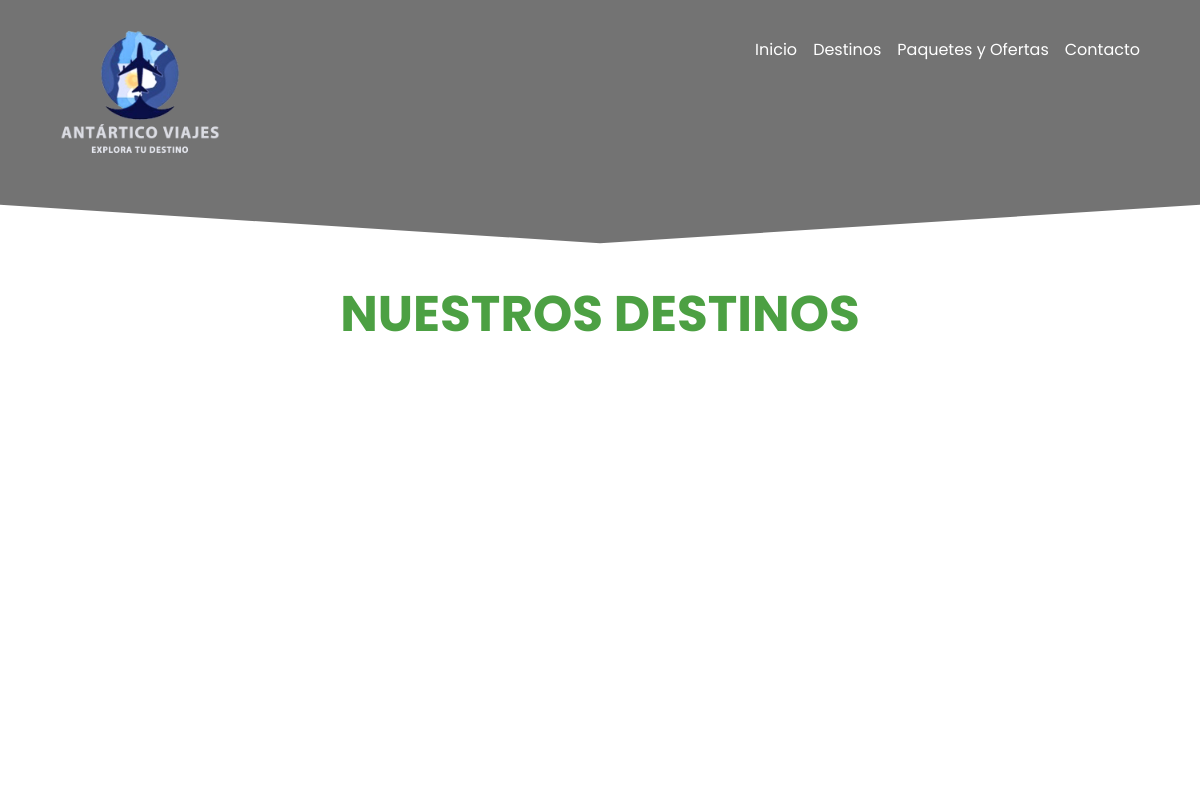
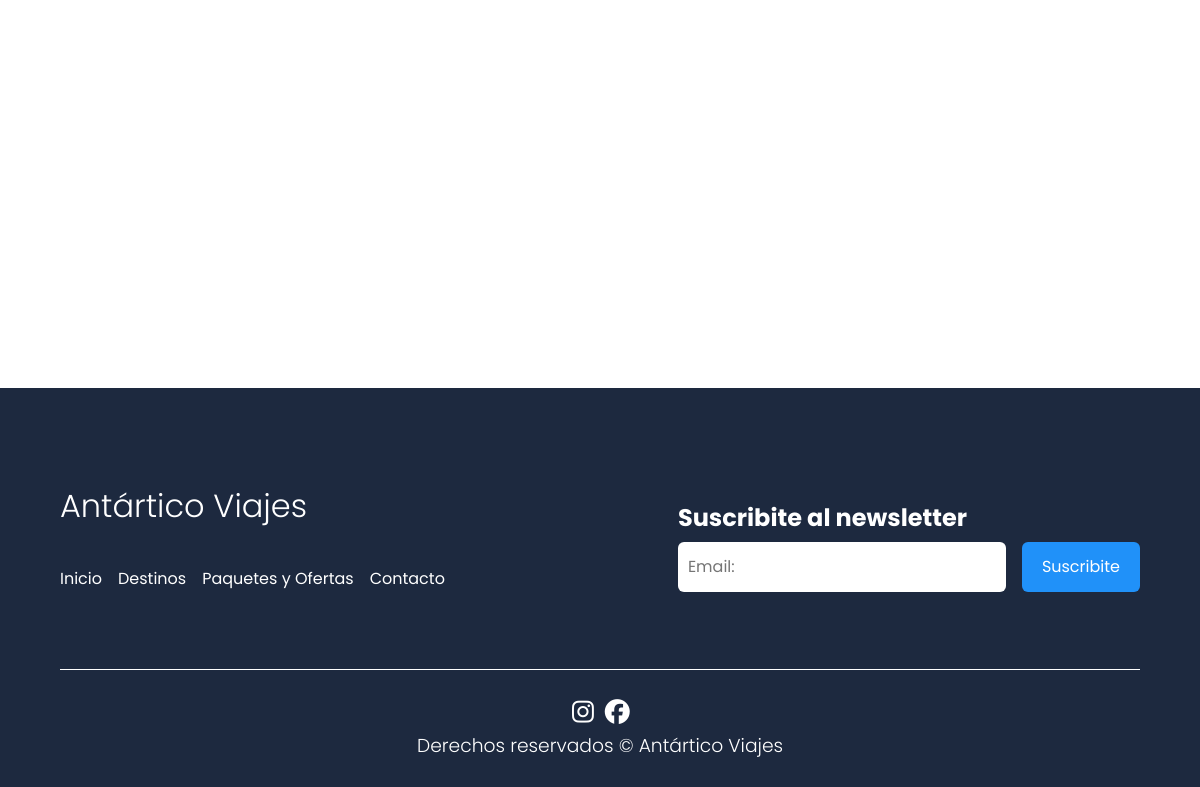
The page /destinations on the database as committed earlier (2 pictures, top to bottom).
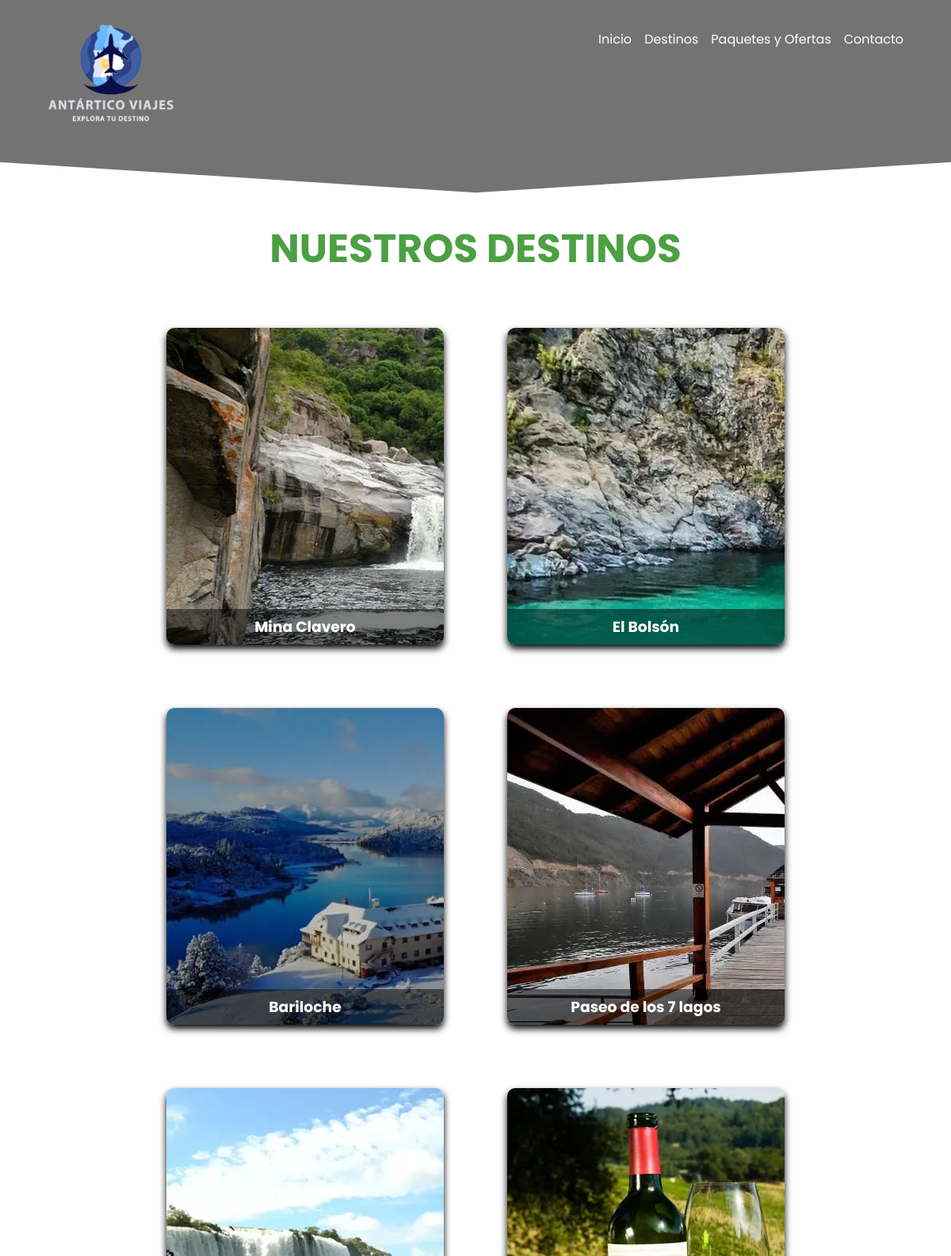
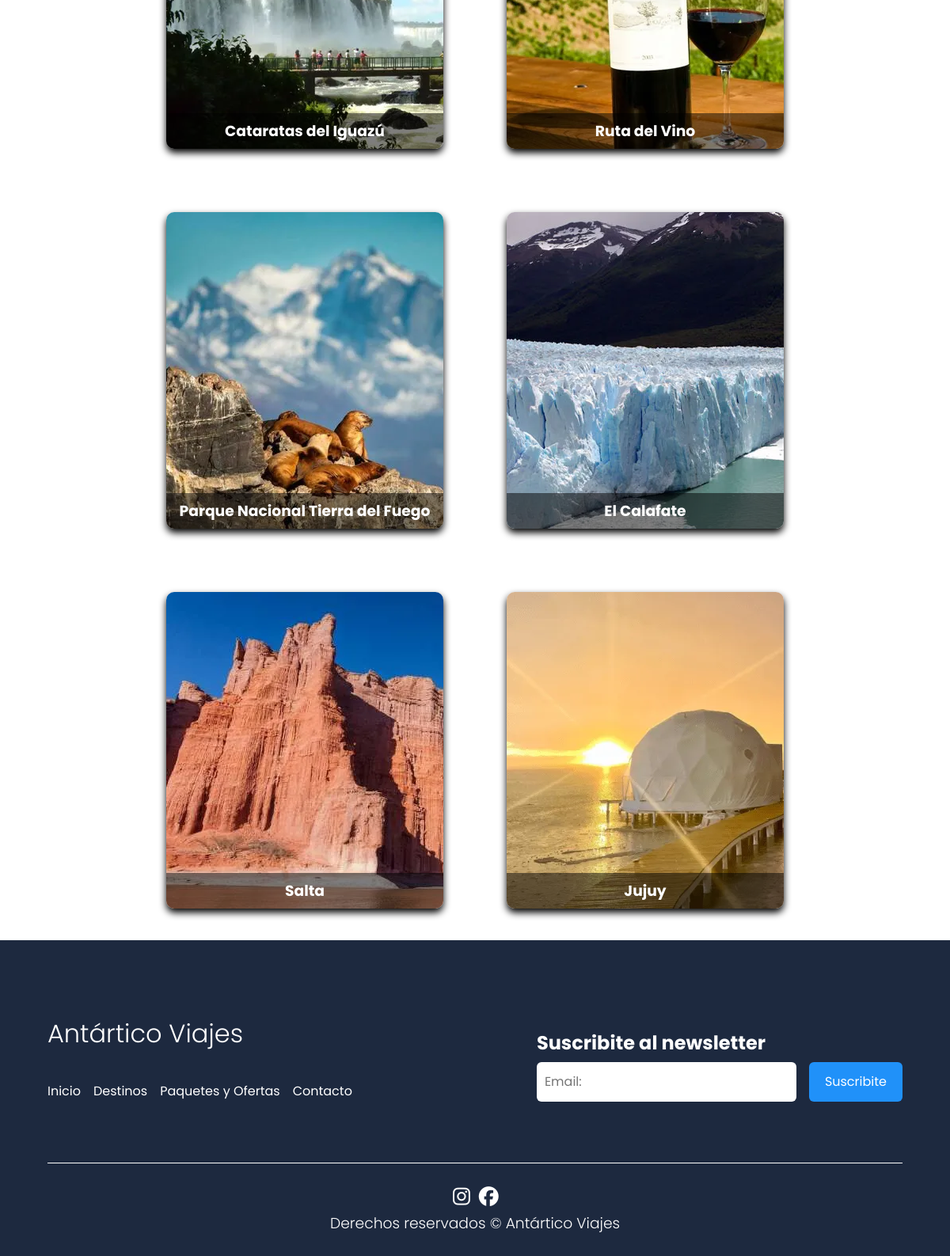
The same page on the database as committed later (2 pictures, top to bottom).
### destinations/models.py (models this page shows, shortened)
class Flip_card(models.Model):
    image_front = models.ImageField(verbose_name='Imagen frente', upload_to='destinations_media')
    title_front = models.CharField(max_length=100, verbose_name='Título frente')
    title_back = models.CharField(max_length=100, verbose_name='Título posterior')
    description_back = models.TextField(verbose_name='Descripción posterior')
    link_back = models.URLField(verbose_name='Enlace')
    created = models.DateTimeField(auto_now_add=True, verbose_name='Fecha de registro')
    updated = models.DateTimeField(auto_now=True, verbose_name='Fecha de modificación')
    class Meta:
        verbose_name = 'Tarjeta giratoria'
        verbose_name_plural = 'Tarjetas giratorias'
        ordering = ['created']

### destinations/views.py (the view)
# urls.py: path('destinations', destinations_views.destinations, name='destinations'),
def destinations(request):
    Flip_cards = Flip_card.objects.all()
    return render(request, "destinations/destinations.html", {'Flip_cards':Flip_cards})

### destinations/templates/destinations/destinations.html (shortened to what this page needs)
{% extends "core/base.html" %}
{% load static %}
<link rel="stylesheet" href="{% block styles %} {% static 'core/css/destinations.css' %} {% endblock %}">
{% block index %} target="_blank" {% endblock%}
{% block destinations %} {% endblock %}
    {% block main %}
        <h1>NUESTROS DESTINOS</h1>
        <section class="main">
            {% for Flip_card in Flip_cards %}
            <section class="card">
                <div class="face front">
                    <img src="{{Flip_card.image_front.url}}" alt="mina clavero">
                    <h3>{{Flip_card.title_front}}</h3>
                </div>
                <div class="face back">
                    <h3>{{Flip_card.title_back}}</h3>
                    <p>{{Flip_card.description_back}}</p>
                    <div class="link_face back">
                        <a href="{{Flip_card.link_back}}" target="_blank">Más información</a>
                    </div>
                </div>
            </section>
            {% endfor %}
        </section>
    {% endblock %}
    {% block footer_index %} target="_blank" {% endblock%}
    {% block footer_destinations %} {% endblock %}

### core/templates/core/base.html (shortened to what this page needs)
<!DOCTYPE html>
<html lang="es">
<head>
    {% load static %}
    <link rel="stylesheet" href="{% static 'core/css/normalize.css' %}">
    <link rel="stylesheet" href="{% block styles %}{% static 'core/css/index.css' %}{% endblock %}">
    <link rel="stylesheet" href="https://cdnjs.cloudflare.com/ajax/libs/font-awesome/6.4.2/css/all.min.css" />
</head>
<body>
    <header class="hero">
        <nav class="nav container">
            <div class="nav_logo">
                <img src="{% static 'core/img/Logotype-white.png' %}" alt="logotype-white">
            </div>
            <ul class="nav_link nav_link--menu">
                <li class="nav_items">
                    <a href="{% url 'index' %}" class="nav_links" {% block index%} {% endblock%}>Inicio</a>
                </li>
                <li class="nav_items">
                    <a href="{% url 'destinations' %}" class="nav_links" {% block destinations %}target="_blank" {% endblock %}>Destinos</a>
                </li>
                <li class="nav_items">
                    <a href="{% url 'packages' %}" class="nav_links" {% block packages %}target="_blank" {% endblock %}>Paquetes y Ofertas</a>
                </li>
                <li class="nav_items">
                    <a href="{% url 'contact' %}" class="nav_links" {% block contact %}target="_blank" {% endblock %}>Contacto</a>
                </li>
            </ul>
        </nav>
    </header>
    <main> {% block main %}{% endblock %}</main>
    <footer class="footer">{% block foot %}
        <section class="footer_container container">
            <nav class="nav nav--footer">
                <h2 class="footer_title">Antártico Viajes</h2>
                <ul class="nav_link nav_link--footer">
                    <li class="nav_items">
                        <a href="{% url 'index' %}" class="nav_links" {% block footer_index %} {% endblock %}>Inicio</a>
                    </li>
                    <li class="nav_items">
                        <a href="{% url 'destinations' %}" class="nav_links" {% block footer_destinations %}target="_blank" {% endblock %}>Destinos</a>
                    </li>
                    <li class="nav_items">
                        <a href="{% url 'packages' %}" class="nav_links" {% block footer_packages %}target="_blank" {% endblock %}>Paquetes y Ofertas</a>
                    </li>
                    <li class="nav_items">
                        <a href="{% url 'contact' %}" class="nav_links" {% block footer_contact %}target="_blank" {% endblock %}>Contacto</a>
                    </li>
                </ul>
            </nav>
            {% block footer %}<form class="footer_form">
                <h2 class="footer_newsletter">Suscribite al newsletter</h2>
                <div class="footer_inputs">
                    <input type="email" placeholder="Email:" class="footer_input">
                    <input type="submit" value="Suscribite" class="footer_submit">
                </div>
            </form>{% endblock %}
        </section>
        <section class="footer_copy container">
            <div class="footer_social">
                <a href="{% url 'index' %}" class="footer_icons"><i class="fa-brands fa-instagram footer_img"></i></a>
                <a href="{% url 'index' %}" class="footer_icons"><i class="fa-brands fa-facebook footer_img"></i></a>
            </div>
            <h3 class="footer_copyright">Derechos reservados &copy; Antártico Viajes</h3>
        </section>
    {% endblock %}</footer>
</body>
</html>

### core/static/core/css/destinations.css (style rules this page uses)
:root { --padding-container:100px 0; --color-title: #001A49; }
body { font-family: 'Poppins', sans-serif; }
.container { width: 90%; max-width: 1200px; margin: 0 auto; overflow: hidden; padding: var(--padding-container); }
.hero { width: 100%; height: 32vh; position: relative; display: grid; grid-template-rows:100px 1fr; color: #fff; }
.hero::before { content: ""; position: absolute; top: 0; left: 0; width: 100%; height: 32vh; background-image: linear-gradient(180deg, #0000008c 0%,#0000008c 100%), url('../img/hero.jpg'); background-size: cover; clip-path: polygon(0 0, 100% 0, 100% 80%, 50% 95%, 0 80%); z-index: -1; }
.nav { --padding-container: 0; height: 100%; display: flex; align-items: center; }
.nav_logo img { max-width: 160px; display: block; align-content: center; overflow: hidden; position: absolute; top: 30px; }
.nav_link { margin-left: auto; padding: 0; display: grid; grid-auto-flow: column; grid-auto-columns: max-content; gap: 1em; }
.nav_items { list-style: none; }
.nav_links { color: #fff; text-decoration: none; }
main h1 { text-align: center; align-content: center; padding-top: 30px; padding-bottom: 30px; color:#4ca043; font-size: 50px; }
.main { display: flex; flex-wrap: wrap; align-items: center; justify-content: center; min-height: 100vh; }
.card { position: relative; width: 350px; height: 400px; margin: 40px; }
.card .face { position: absolute; width: 100%; height: 100%; backface-visibility: hidden; border-radius: 10px; overflow: hidden; transition: .5s; box-shadow: 0 5px 10px #000; }
.card .front { transform: perspective(600px) rotateY('0deg'); }
.card .front h3 { width: 100%; height: 45px; line-height: 45px; color: #fff; position: absolute; bottom: 0; background-color: rgba(0, 0, 0, .5); text-align: center; }
.card .back { transform: perspective(600px) rotateY(180deg); background-color: rgb(206, 189, 134); padding: 15px; color: #001A49; display: flex; flex-direction: column; justify-content: space-between; text-align: center; }
.card .back h3 { font-size: 30px; margin-top: 20px; letter-spacing: 2px; }
.card .back p { letter-spacing: 1px; }
.card .back .link_face { border-top: solid 1px #fff; height: 70px; line-height: 50px; }
.card .back .link_face a { color: #000; }
.footer { background-color: #1d293f; }
.footer_title { font-weight: 300; font-size: 2rem; margin-bottom: 30px; }
.footer_title, .footer_newsletter { color: #fff; }
.footer_container { display: flex; justify-content: space-between; align-items: center; border-bottom: 1px solid #fff; padding-bottom: 60px; }
.nav--footer { padding-bottom: 20px; display: grid; gap: 1em; grid-auto-flow: row; height: 100%; }
.nav_link--footer { display: flex; margin: 0; margin-right: 20px; flex-wrap: wrap; list-style: none; }
.footer_inputs { margin-top: 10px; display: flex; overflow: hidden; }
.footer_input { background-color: #fff; height: 50px; display: block; padding-left: 10px; border-radius: 6px; font-size: 1rem; outline: none; border: none; margin-right: 16px; }
.footer_submit { margin-left: auto; display: inline-block; height: 50px; padding: 0 20px; background-color: #2091f9; border: none; font-size: 1rem; color: #fff; border-radius: 6px; cursor: pointer; }
.footer_copy { --padding-container: 30px 0; text-align: center; color: #fff; }
.footer_copyright { font-weight: 300; }
.footer_social { margin-bottom: 10px; }
.footer_img { font-size: 25px; width: 30px; color: #fff; }

Rows that differ between the two databases and show on the page:
added Flip_card: image_front (picture), title_front "Mina Clavero"
added Flip_card: image_front (picture), title_front "El Bolsón"
added Flip_card: image_front (picture), title_front "Bariloche"
added Flip_card: image_front (picture), title_front "Paseo de los 7 lagos"
added Flip_card: image_front (picture), title_front "Cataratas del Iguazú"
added Flip_card: image_front (picture), title_front "Ruta del Vino"
added Flip_card: image_front (picture), title_front "Parque Nacional Tierra del Fuego"
added Flip_card: image_front (picture), title_front "El Calafate"
added Flip_card: image_front (picture), title_front "Salta"
added Flip_card: image_front (picture), title_front "Jujuy"
